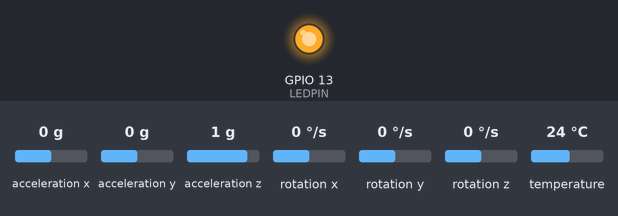
Bench run of a sketch on a simulated ESP8266 (NodeMCU). Parts: output pins drawn as LEDs (lit = HIGH). Inputs (shaded band) come from the test bench; at power-on: acceleration x 0 g, acceleration y 0 g, acceleration z 1 g, rotation x 0 °/s, rotation y 0 °/s, rotation z 0 °/s, temperature 24 °C. WiFi joins after 1.5 s; servers stay silent unless stated; the local clock reads 2024-03-15 10:24:30 at power-on unless the sketch sets it; what the sketch prints to the serial monitor is not drawn.

Above: at 2.5 s.
At 5.4 s:
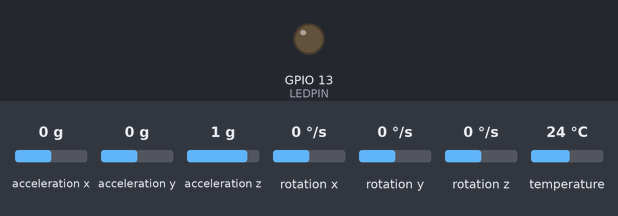
Timing chart, 0 to 9.2 s (numbered marks = the images above):
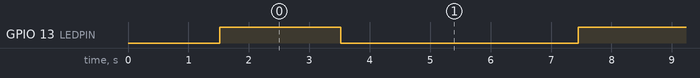

Measured:
- by itself, GPIO 13 (LEDPIN): alternates HIGH for 2.0 s and LOW for 3.9 s

The sketch:

Fleksibel_Solar_IoT.ino
```cpp
#if defined(ESP32)
#include <WiFi.h>
#elif defined(ESP8266)
#include <ESP8266WiFi.h>
#endif
#include <Firebase_ESP_Client.h>
#include <addons/TokenHelper.h>
#include <ModbusMaster.h>
#include <SoftwareSerial.h>
#include <Adafruit_MPU6050.h>
#include <Wire.h>

// Define WiFi credentials
#define WIFI_SSID "AIRLANGGA-HOTSPOT"
#define WIFI_PASSWORD "@irlangg@"

// Define Firebase API Key, Project ID, and user credentials
#define DATABASE_URL "https://panelsurya-edafc-default-rtdb.asia-southeast1.firebasedatabase.app/"
#define API_KEY "AIzaSyCcmyjVxC8E2Lbl1FvMs0_mCkcJ_x5x87k"
#define DATABASE_AUTH "inIvYBWwhrksC28aRHEipBw3QSiSxLSZb8tqJVu8"
#define FIREBASE_PROJECT_ID "panelsurya-edafc"

#define USER_EMAIL "iairel404@gmail.com"
#define USER_PASSWORD "Unair2023"

// Define Firebase Data object, Firebase authentication, and configuration
FirebaseData fbdo;
FirebaseAuth auth;
FirebaseConfig config;

unsigned long startMillisPZEM;
unsigned long currentMillisPZEM;
const int periodPZEM = 500;
unsigned long startMillisLCD;
unsigned long currentMillisLCD;
const int periodLCD = 1000;
unsigned long previousMillis = 0;
const long interval = 1000;

Adafruit_MPU6050 mpu;

SoftwareSerial pzemSerial(10, 11); // rx, tx
ModbusMaster node;
static uint8_t pzemSlaveAddr = 0x01;
#define LEDPIN 13

void setup() {
  pzemSerial.begin(9600);
  Serial.begin(9600);

    // Connect to Wi-Fi
  WiFi.begin(WIFI_SSID, WIFI_PASSWORD);
  Serial.print("Connecting to Wi-Fi");
  while (WiFi.status() != WL_CONNECTED) {
    Serial.print(".");
    delay(300);
  }
  Serial.println();
  Serial.print("Connected with IP: ");
  Serial.println(WiFi.localIP());
  Serial.println();

  // Print Firebase client version
  Serial.printf("Firebase Client v%s\n\n", FIREBASE_CLIENT_VERSION);

  // Assign the API key
  config.database_url = DATABASE_URL;
  config.signer.tokens.legacy_token = DATABASE_AUTH;
  Firebase.begin(&config, &auth);
  config.api_key = API_KEY;

  // Assign the user sign-in credentials
  auth.user.email = USER_EMAIL;
  auth.user.password = USER_PASSWORD;

  // Assign the callback function for the long-running token generation task
  config.token_status_callback = tokenStatusCallback;  // see addons/TokenHelper.h

  // Begin Firebase with configuration and authentication
  Firebase.begin(&config, &auth);

  // Reconnect to Wi-Fi if necessary
  Firebase.reconnectWiFi(true);

  // Set Indonesian time (GMT+7) NTP server
  configTime(7 * 3600, 0, "id.pool.ntp.org", "time.nist.gov");
  while (!time(nullptr)) {
    delay(1000);
    Serial.println("Waiting for time to synchronize...");
  }
  Serial.println("Time synchronized");

  // resetEnergy(pzemSlaveAddr);
  node.begin(pzemSlaveAddr, pzemSerial);
  pinMode(13, OUTPUT);
  digitalWrite(LEDPIN, 0);
  startMillisPZEM = millis();
  startMillisLCD = millis();
  if (!mpu.begin()) {
    Serial.println("Sensor init failed");
    while (1)
      yield();
  }
}

/*
RegAddr Description                 Resolution
0x0000  Voltage value               1LSB correspond to 0.1V
0x0001  Current value low 16 bits   1LSB correspond to 0.001A
0x0002  Current value high 16 bits
0x0003  Power value low 16 bits     1LSB correspond to 0.1W
0x0004  Power value high 16 bits
0x0005  Energy value low 16 bits    1LSB correspond to 1Wh
0x0006  Energy value high 16 bits
0x0007  Frequency value             1LSB correspond to 0.1Hz
0x0008  Power factor value          1LSB correspond to 0.01
0x0009  Alarm status  0xFFFF is alarm，0x0000is not alarm
*/

void loop() {
  uint8_t result;
  float accel_angle_x, accel_angle_y; // Declare variables here
  float voltage, current, power; // Declare variables here
  FirebaseJson content;
  digitalWrite(LEDPIN, 1);
  result = node.readInputRegisters(0x0000, 9); // read the 9 registers of the PZEM-014 / 016
  digitalWrite(LEDPIN, 0);
  currentMillisLCD = millis();
  if (currentMillisLCD - startMillisLCD >= periodLCD) {
    sensors_event_t a, g, temp;
    mpu.getEvent(&a, &g, &temp);

    // Convert accelerometer data to angles (in degrees)
    accel_angle_x = atan2(a.acceleration.y, a.acceleration.z) * 180.0 / PI;
    accel_angle_y = atan2(-a.acceleration.x, sqrt(a.acceleration.y * a.acceleration.y + a.acceleration.z * a.acceleration.z)) * 180.0 / PI;


    Serial.print("X: ");
    Serial.print(accel_angle_x, 1);
    Serial.print(" deg");


    Serial.print("Y: ");
    Serial.print(accel_angle_y, 1);
    Serial.print(" deg");

    startMillisLCD = millis(); ; // Update start time for next period
  }

  currentMillisPZEM = millis();
  if (currentMillisPZEM - startMillisPZEM >= periodPZEM) {
    if (result == node.ku8MBSuccess) {
      voltage = node.getResponseBuffer(0x0000) / 10.0;

      uint32_t tempdouble = 0x00000000;

      tempdouble |= node.getResponseBuffer(0x0003); // LowByte
      tempdouble |= node.getResponseBuffer(0x0004) << 8; // highByte
      power = tempdouble / 10.0;

      tempdouble = node.getResponseBuffer(0x0001); // LowByte
      tempdouble |= node.getResponseBuffer(0x0002) << 8; // highByte
      current = tempdouble / 1000.0;

      uint16_t energy;
      tempdouble = node.getResponseBuffer(0x0005); // LowByte
      tempdouble |= node.getResponseBuffer(0x0006) << 8; // highByte
      energy = tempdouble;

   Serial.print(voltage);
   Serial.print("V   ");


   Serial.print(current);
   Serial.print("A   ");


   Serial.print(power);
   Serial.print("W  ");

      startMillisPZEM= millis() ; // Update start time for next period
    } else {
      Serial.println("Failed to read modbus");
    }
  }

  unsigned long currentMillis = millis();
  if (currentMillis - previousMillis >= interval) {
    previousMillis = currentMillis;

    time_t now = time(nullptr);
    struct tm *timeinfo;
    char timeString[25];

    timeinfo = localtime(&now);
    strftime(timeString, sizeof(timeString), "%Y-%m-%d %H:%M:%S", timeinfo);

    Serial.print("Current date and time: ");
    Serial.println(timeString);

    Serial.print("X: ");
    Serial.print(accel_angle_x);
    Serial.println(" deg");

    Serial.print("Y: ");
    Serial.print(accel_angle_y);
    Serial.println(" deg");

      // Send data to Firebase
  if (Firebase.RTDB.setFloat(&fbdo, "/PZEM Energy Monitor Data/Voltage", voltage) &&
      Firebase.RTDB.setFloat(&fbdo, "/PZEM Energy Monitor Data/Current", current) &&
      Firebase.RTDB.setFloat(&fbdo, "/PZEM Energy Monitor Data/Power", power) &&

      Firebase.RTDB.setFloat(&fbdo, "/Accelerometer Data/X axis angle", accel_angle_x) &&
      Firebase.RTDB.setFloat(&fbdo, "/Accelerometer Data/Y axis angle", accel_angle_y) &&
      Firebase.RTDB.setString(&fbdo, "/Time", timeString)) {
    Serial.println("Upload Firebase RTDB success!");
  } else {
    Serial.println("Upload failed.");
    Serial.println("Reason: " + fbdo.errorReason());
  }

  // Check if the values are valid (not NaN)
  if (!isnan(voltage) && !isnan(current)) {
    // Set the 'Temperature' and 'Humidity' fields in the FirebaseJson object
    content.set("fields/Voltage/stringValue", String(voltage, 2));
    content.set("fields/Current/stringValue", String(current, 2));
    content.set("fields/Power/stringValue", String(power, 2));

    content.set("fields/X_axis_angle/stringValue", String(accel_angle_x, 2));
    content.set("fields/Y_axis_angle/stringValue", String(accel_angle_y, 2));
    content.set("fields/Time/stringValue", String(timeString));

    Serial.print("Update/Add Data... ");
    // Increment the last entry value
      char timeFire[25];
  strftime(timeFire, sizeof(timeFire), "%Y%m%d%H%M%S", timeinfo);
  Serial.print("Tanggal dan waktu saat ini: ");
  Serial.println(timeFire);

  // Construct the subcollection path with the incremented value as the document ID
  String subcollectionPath = "Solar/" + String(timeFire) + "Data/";
  Serial.println("Subcollection Path: " + subcollectionPath);

    //    FIRE STORE CODE!!
    if (Firebase.Firestore.patchDocument(&fbdo, FIREBASE_PROJECT_ID, "", subcollectionPath.c_str(), content.raw(), "Voltage") &&
    Firebase.Firestore.patchDocument(&fbdo, FIREBASE_PROJECT_ID, "", subcollectionPath.c_str(), content.raw(), "Current") &&
    Firebase.Firestore.patchDocument(&fbdo, FIREBASE_PROJECT_ID, "", subcollectionPath.c_str(), content.raw(), "Power") &&

    Firebase.Firestore.patchDocument(&fbdo, FIREBASE_PROJECT_ID, "", subcollectionPath.c_str(), content.raw(), "X_axis_angle") &&
    Firebase.Firestore.patchDocument(&fbdo, FIREBASE_PROJECT_ID, "", subcollectionPath.c_str(), content.raw(), "Y_axis_angle") &&
    Firebase.Firestore.patchDocument(&fbdo, FIREBASE_PROJECT_ID, "", subcollectionPath.c_str(), content.raw(), "Time")) {
      Serial.printf("ok\n%s\n\n", fbdo.payload().c_str());
      } else {
            Serial.println(fbdo.errorReason());
          }
        } else {
          Serial.println("Failed to read data.");
        }


  delay(2000);
  }
}
```
